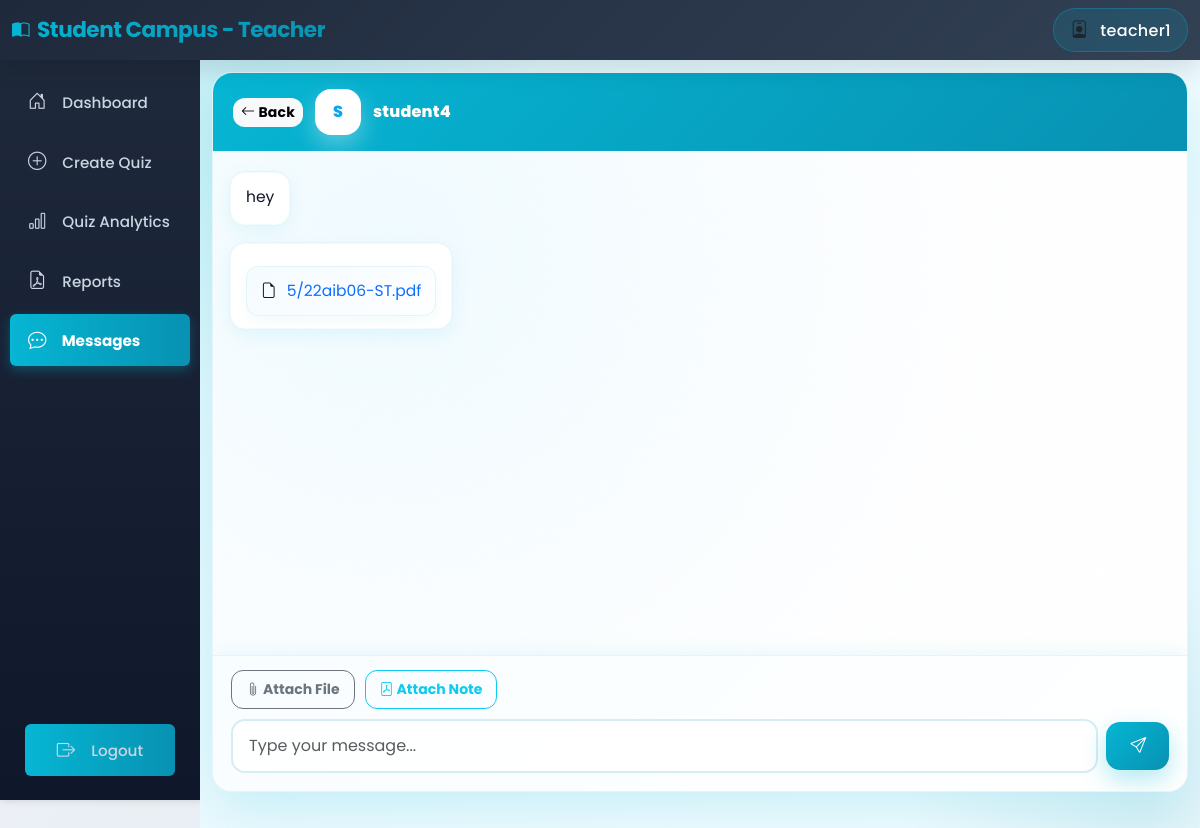
/teacher/chat/6/ (signed in), run on an earlier commit of the app's database.
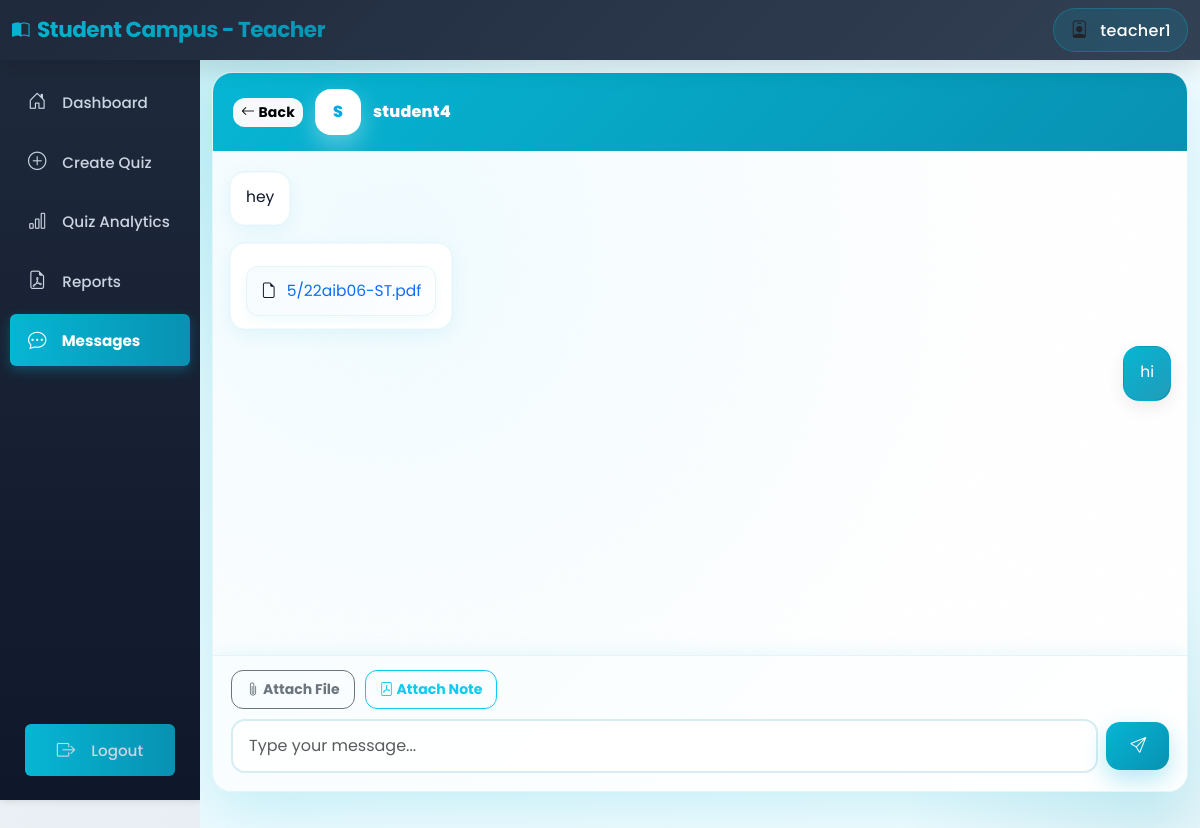
And on a later commit of the database.
### teachers/models.py (models this page shows, shortened)
class ChatMessage(models.Model):
    sender = models.ForeignKey(User, on_delete=models.CASCADE, related_name='sent_messages')
    receiver = models.ForeignKey(User, on_delete=models.CASCADE, related_name='received_messages')
    message = models.TextField(blank=True)
    file = models.FileField(upload_to='chat_files/%Y/%m/%d/', null=True, blank=True)
    attached_note = models.ForeignKey(PDFNote, on_delete=models.SET_NULL, null=True, blank=True, related_name='chat_references')
    created_at = models.DateTimeField(auto_now_add=True)
    is_read = models.BooleanField(default=False)
    def __str__(self):
        return f"Message {self.id}"
    def is_image(self):
        if self.file:
            ext = self.file.name.split('.')[-1].lower()
            return ext in ['jpg', 'jpeg', 'png', 'gif', 'bmp', 'webp']
        return False
    class Meta:
        ordering = ['created_at']

### teachers/views.py (the view)
# urls.py: path('chat/<int:user_id>/', views.teacher_chat_with, name='teacher_chat_with'),
@login_required
def teacher_chat_with(request, user_id):
    if not request.user.is_teacher():
        return HttpResponseForbidden("You don't have permission to access this page.")
    other_user = get_object_or_404(User, id=user_id, role='student')
    messages_list = ChatMessage.objects.filter(
        Q(sender=request.user, receiver=other_user) | Q(sender=other_user, receiver=request.user)
    ).select_related('attached_note', 'attached_note__subject').order_by('created_at')
    ChatMessage.objects.filter(sender=other_user, receiver=request.user, is_read=False).update(is_read=True)
    available_notes = PDFNote.objects.filter(subject__teacher=request.user).select_related('subject')
    return render(request, 'teachers/chat_conversation.html', {
        'other_user': other_user,
        'messages': messages_list,
        'available_notes': available_notes
    })

### authentication/models.py (called while the page is built)
    def is_teacher(self):
        return self.role == 'teacher'

### templates/teachers/chat_conversation.html (shortened to what this page needs)
{% extends 'teachers/base_teacher.html' %}
{% block teacher_content %}
<div class="chat-container-wrapper">
    <div class="chat-shell">
        <div class="chat-header">
            <div class="d-flex justify-content-between align-items-center">
                <div class="chat-identity">
                    <a href="{% url 'teacher_chat' %}" class="btn btn-sm btn-light">
                        <i class="bi bi-arrow-left"></i> Back
                    </a>
                    <div class="avatar">{{ other_user.username|slice:":1"|upper }}</div>
                    <span>{{ other_user.username }}</span>
                </div>
            </div>
        </div>
        <div class="chat-body" id="chatMessages">
            {% for message in messages %}
                <div class="message-row {% if message.sender.id == user.id %}me{% else %}them{% endif %}">
                    <div class="message-bubble {% if message.sender.id == user.id %}me{% else %}them{% endif %}">
                        {% if message.message %}
                            <p class="mb-1">{{ message.message }}</p>
                        {% endif %}
                        {% if message.file %}
                            {% if message.is_image %}
                                <img src="{{ message.file.url }}" class="img-fluid rounded mt-2" style="max-width: 300px; max-height: 300px;" alt="Shared image">
                            {% else %}
                                <div class="message-file">
                                    <i class="bi bi-file-earmark"></i>
                                    <a href="{{ message.file.url }}" target="_blank" class="text-decoration-none">{{ message.file.name|slice:"20:" }}</a>
                                </div>
                            {% endif %}
                        {% endif %}
                    </div>
                </div>
            {% endfor %}
        </div>
        <div class="chat-footer">
            <div class="toolbar">
                <button type="button" class="btn btn-sm btn-outline-secondary" onclick="document.getElementById('fileInput').click()">
                    <i class="bi bi-paperclip"></i> Attach File
                </button>
                <button type="button" class="btn btn-sm btn-outline-info" data-bs-toggle="modal" data-bs-target="#notesModal">
                    <i class="bi bi-file-pdf"></i> Attach Note
                </button>
            </div>
            <form id="messageForm" class="input-shell">
                <input type="text" id="messageInput" class="form-control" placeholder="Type your message..." autocomplete="off">
                <button type="submit" class="btn">
                    <i class="bi bi-send"></i>
                </button>
            </form>
        </div>
    </div>
</div>
{% endblock %}

What changed in the data, as far as the page shows it:
added ChatMessage: message "hi"
